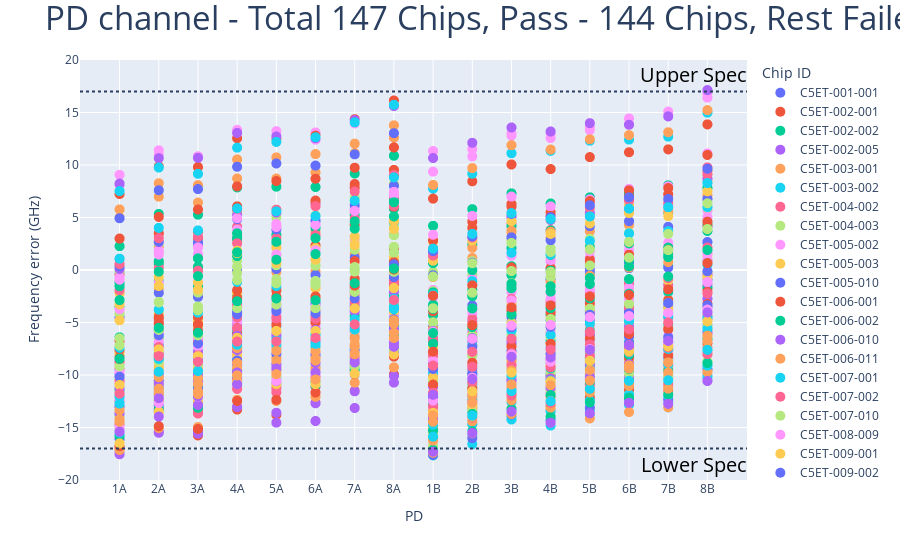

Notebook code cell kept with this figure:
### Code cell
fig = px.scatter(PD_df, x='PD', y='Frequency error (GHz)', color=PD_df['Chip ID'])
fig.update_traces(marker_size=10)
fig.update_xaxes(categoryorder='array', categoryarray= ['1A', '2A', '3A', '3A', '4A', '5A', '6A', '7A', '8A', '1B', '2B', '3B', '4B', '5B', '6B', '7B', '8B'])
fig.add_hline(y=-17, line_dash="dot",
    label=dict(
        text="Lower Spec",
        textposition="end",
        font=dict(size=20, color="black"),
        yanchor="top",
    ),)
fig.add_hline(y=17, line_dash="dot",
    label=dict(
        text="Upper Spec",
        textposition="end",
        font=dict(size=20, color="black"),
        yanchor="bottom",
    ),)
fig.update_layout(yaxis_range=[-20,20], title=dict(text="PD channel - Total "+str(len(PD_df['Chip ID'].unique()))+" Chips, Pass - " +str(chip_qty_freq_pass) + " Chips, Rest Failed", font=dict(size=33)))
